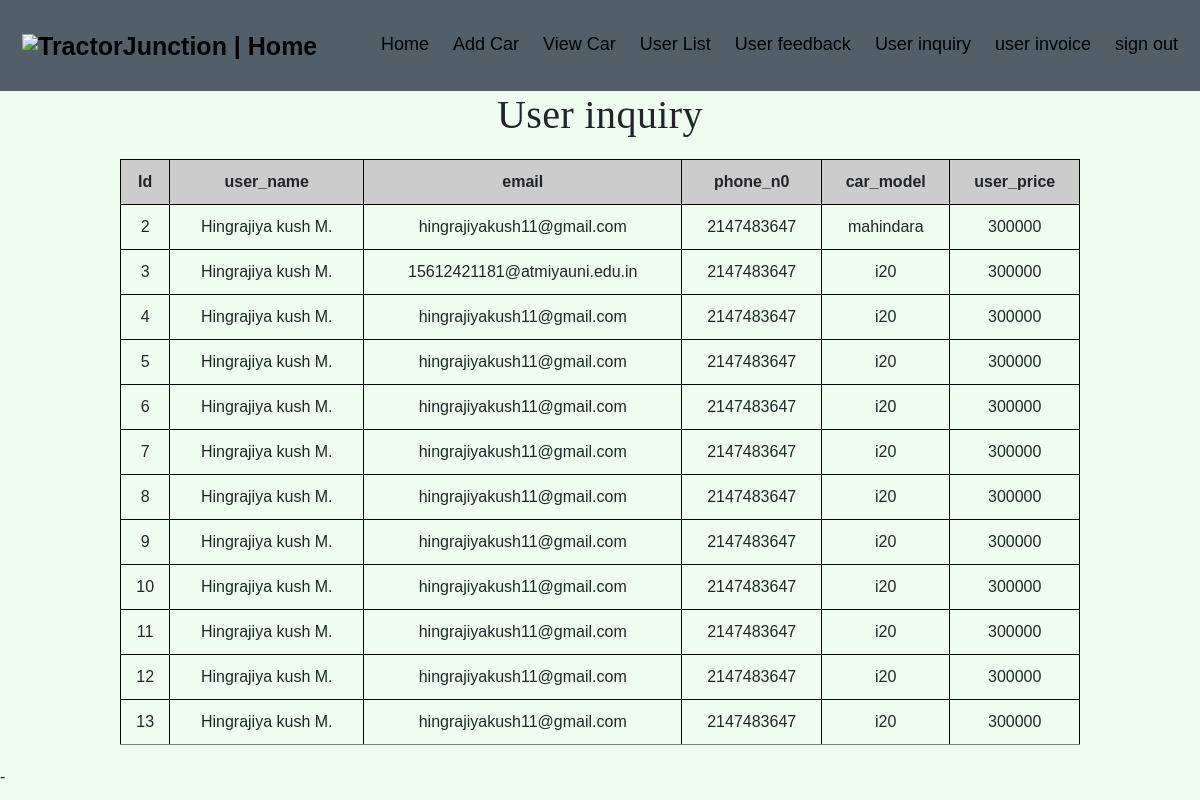
Screenshot of /userinquiry.php with the database file from the repository.
### tables this page shows
CREATE TABLE `car_inquiry` (
  `id` int(11) NOT NULL,
  `user_name` varchar(50) NOT NULL,
  `email` text NOT NULL,
  `phone_no` int(10) NOT NULL,
  `car_model` text NOT NULL,
  `user_price` varchar(50) NOT NULL
);

### userinquiry.php (the view, shortened to what this page needs)
<?php
    include "conf.php";
?>
<?php include "adminheader.php";?>
<!DOCTYPE html>
<html lang="en">
<head>
</head>
<body bgcolor="#EEFDEF">
<?php
$sql = "SELECT * FROM `car_inquiry` ";
$res = mysqli_query($conn,$sql);
?>
<h1 align="center">User inquiry</h1>
<table border="1px" align="center" >
        <thead>
            <tr>
                <th>Id</th>
                <th>user_name</th>
                <th>email</th>
                <th>phone_n0</th>
                <th>car_model</th>
                <th>user_price</th>
            </tr>
        </thead>
        <tbody>
            <?php
                if (mysqli_num_rows($res) > 0) {
                    while($row = mysqli_fetch_array($res))
                    {
            ?>
                <tr>
                    <td><?php echo $row['id']; ?></td>
                    <td><?php echo $row['user_name']; ?></td>
                    <td><?php echo $row['email']; ?></td>
                    <td><?php echo $row['phone_no']; ?></td>
                    <td><?php echo $row['car_model']; ?></td>
                    <td><?php echo $row['user_price']; ?></td>
                    <tr>
            <?php
                    }
                }
            ?>
        </tbody>
    </table>
</body>
</html>-

### adminheader.php (shortened to what this page needs)
<!DOCTYPE html>
<html lang="en">
<head>
  <link rel="stylesheet" href="https://cdn.jsdelivr.net/npm/bootstrap@4.1.3/dist/css/bootstrap.min.css">
    <link rel="stylesheet" href="main.min2977.css" >
</head>
<body>
    <div class="header">
        <a href="#" class="logo">
            <img src="images/logo.jpeg" width="115" height="52" alt="TractorJunction | Home">
        </a>
            <div class="header-right">
                <a href="dashboard.php">Home</a>
                <a class="" href="addproduct.php">Add Car</a>
                <a href="viewcar.php">View Car</a>
                <a href="userlist.php">User List</a>
                <a href="userfeedback.php">User feedback</a>
                <a href="userinquiry.php">User inquiry</a>
                <a href="usersinvoice.php">user invoice</a>
                <a href="home.php">sign out</a>
            </div>
    </div>
</body>
</html>

### main.min2977.css (style rules this page uses)
html[lang="en"] body h1, html[lang="en"] body h2, html[lang="en"] body h3, html[lang="en"] body h4, html[lang="en"] body h5, html[lang="en"] body h6 { font-family: "tj-bold"; }
h1, h2, h3, h4, h5, h6 { margin-top: 0; letter-spacing: 0.4px; }

### adminheader.php (style rules this page uses)
* { box-sizing: border-box; }
body { margin: 0; font-family: Arial, Helvetica, sans-serif; }
.header { overflow: hidden; background-color: #525f68; padding: 20px 10px; }
.header a { float: left; color: black; text-align: center; padding: 12px; text-decoration: none; font-size: 18px; line-height: 25px; border-radius: 4px; }
.header a.logo { font-size: 25px; font-weight: bold; }
.header-right { float: right; }

### userinquiry.php (style rules this page uses)
body { background-color: #EEFDEF; }
table { width: 80%; margin: 20px auto; border-collapse: collapse; text-align: center; }
th, td { border: 1px solid #000; padding: 10px; }
th { background-color: #ccc; }
tr:nth-child(even) { background-color: #f2f2f2; }

### rows the page displays
car_inquiry: id "2", user_name "Hingrajiya kush M.", email "hingrajiyakush11@gmail.com", phone_no "2147483647", car_model "mahindara", user_price "300000"
car_inquiry: id "3", user_name "Hingrajiya kush M.", email "15612421181@atmiyauni.edu.in", phone_no "2147483647", car_model "i20", user_price "300000"
car_inquiry: id "4", user_name "Hingrajiya kush M.", email "hingrajiyakush11@gmail.com", phone_no "2147483647", car_model "i20", user_price "300000"
car_inquiry: id "5", user_name "Hingrajiya kush M.", email "hingrajiyakush11@gmail.com", phone_no "2147483647", car_model "i20", user_price "300000"
car_inquiry: id "6", user_name "Hingrajiya kush M.", email "hingrajiyakush11@gmail.com", phone_no "2147483647", car_model "i20", user_price "300000"
car_inquiry: id "7", user_name "Hingrajiya kush M.", email "hingrajiyakush11@gmail.com", phone_no "2147483647", car_model "i20", user_price "300000"
car_inquiry: id "8", user_name "Hingrajiya kush M.", email "hingrajiyakush11@gmail.com", phone_no "2147483647", car_model "i20", user_price "300000"
car_inquiry: id "9", user_name "Hingrajiya kush M.", email "hingrajiyakush11@gmail.com", phone_no "2147483647", car_model "i20", user_price "300000"
car_inquiry: id "10", user_name "Hingrajiya kush M.", email "hingrajiyakush11@gmail.com", phone_no "2147483647", car_model "i20", user_price "300000"
car_inquiry: id "11", user_name "Hingrajiya kush M.", email "hingrajiyakush11@gmail.com", phone_no "2147483647", car_model "i20", user_price "300000"
car_inquiry: id "12", user_name "Hingrajiya kush M.", email "hingrajiyakush11@gmail.com", phone_no "2147483647", car_model "i20", user_price "300000"
car_inquiry: id "13", user_name "Hingrajiya kush M.", email "hingrajiyakush11@gmail.com", phone_no "2147483647", car_model "i20", user_price "300000"
